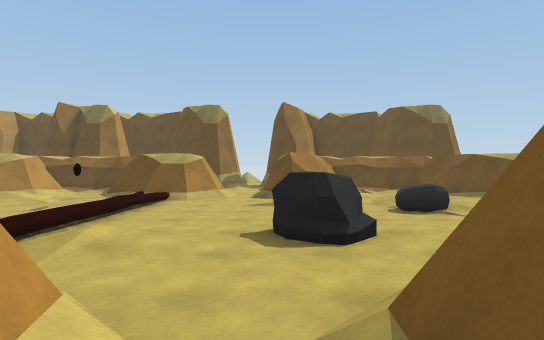
View 1 (above)

20 first-person views from a walk through a 3-D level made in the Unity game engine. The camera is 1.5 m above the floor, looks level and sees 80° across. The floor is counted in squares, 2 m on a side. Each view is taken from the middle of a square. On the plan, view 1 faces up. The plan holds only what a view shows up to about 11 squares ahead; the rest is blank. The place goes on beyond the plan. The player is left out. Some animated figures are left out.

View 2
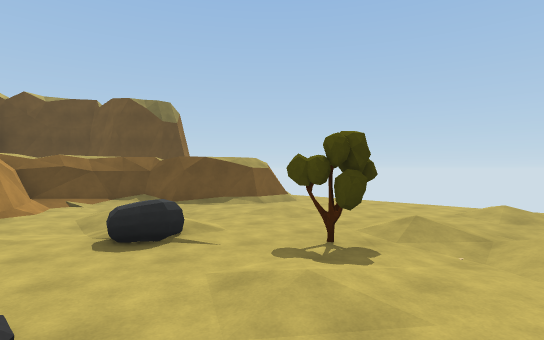

View 3
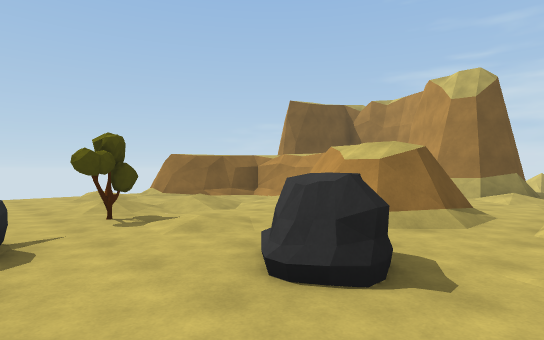

View 4
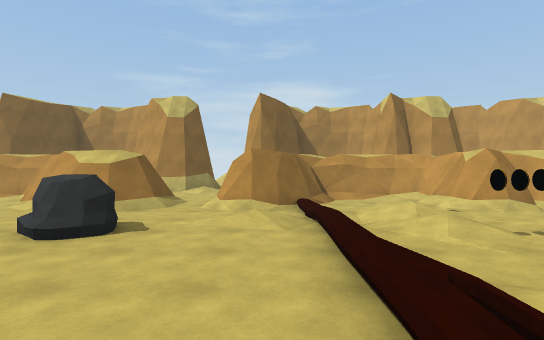

View 5
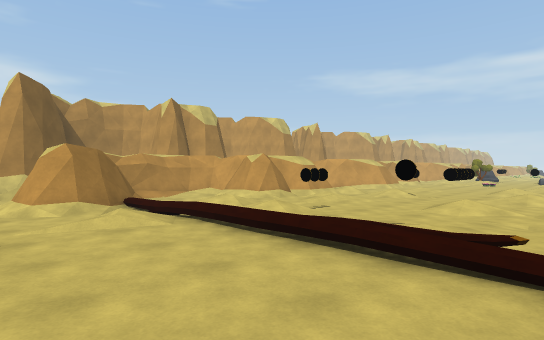

View 6
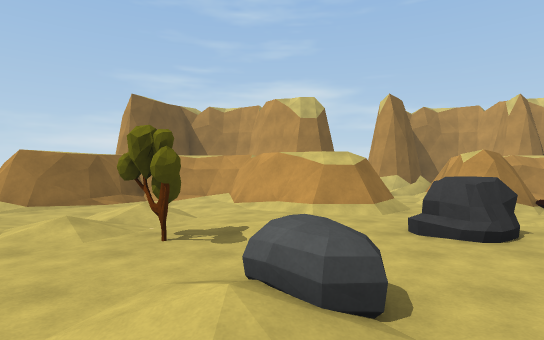

View 7
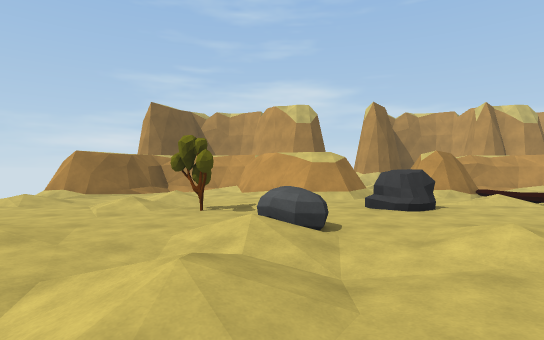

View 8
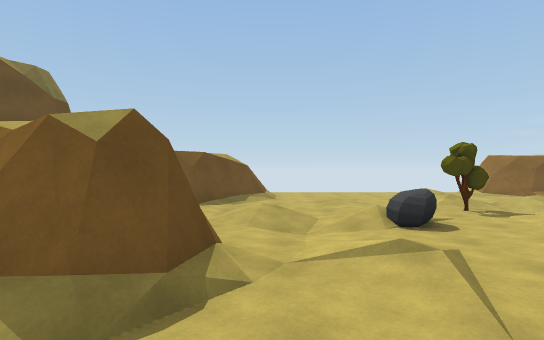

View 9
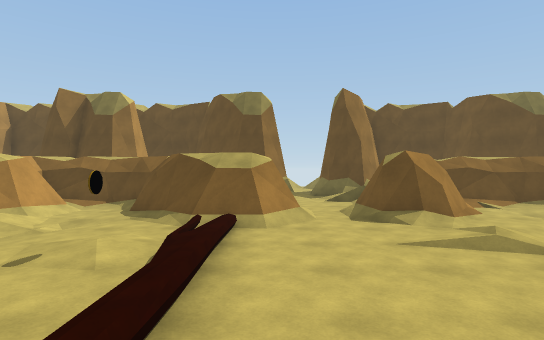

View 10
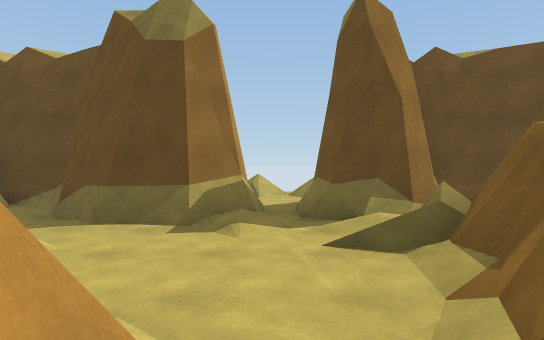

View 11
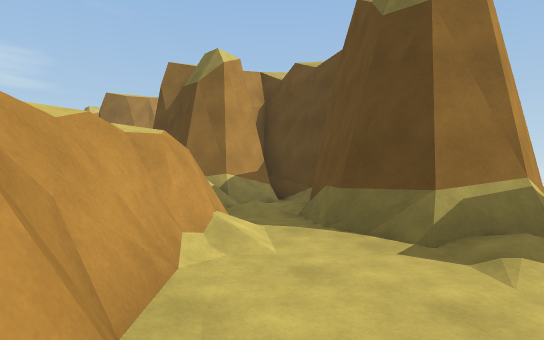

View 12
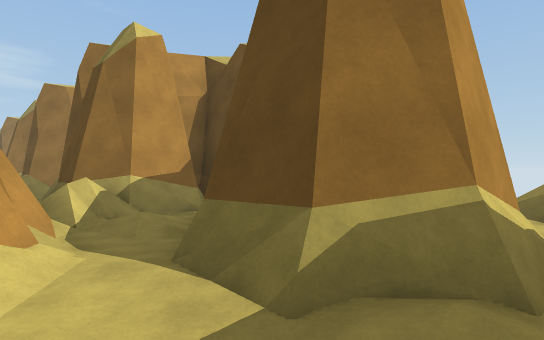

View 13
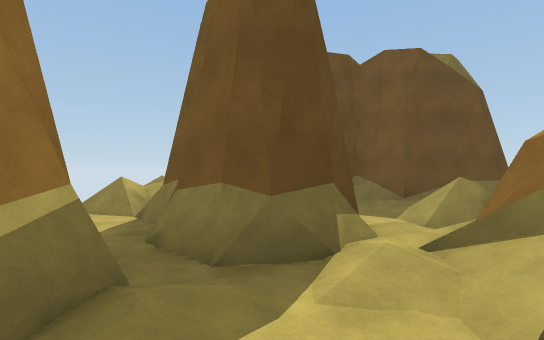

View 14
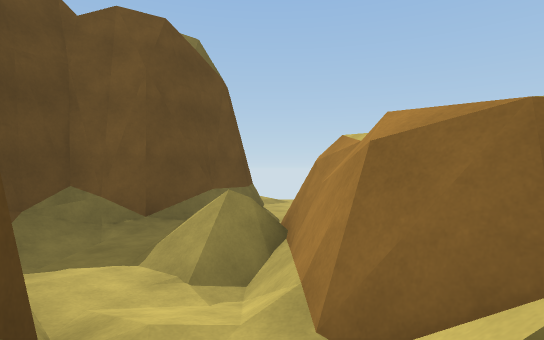

View 15
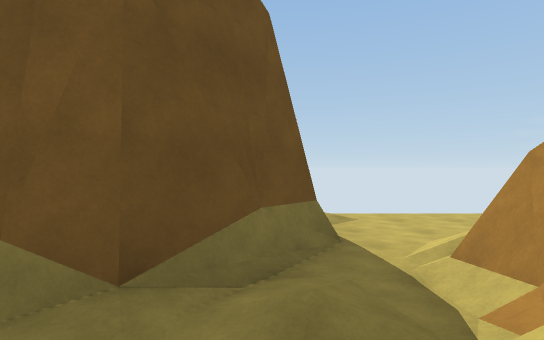

View 16
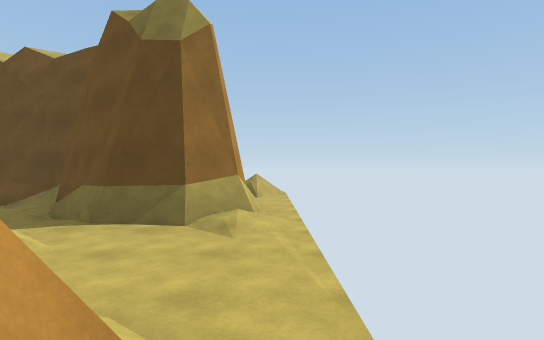

View 17
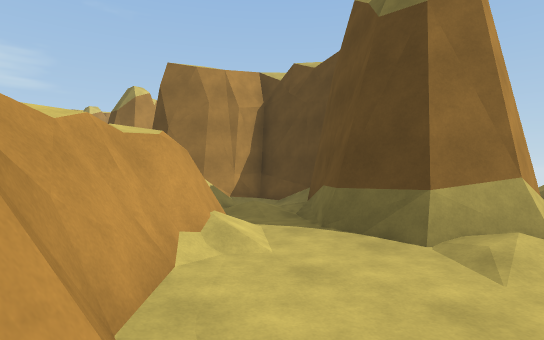

View 18
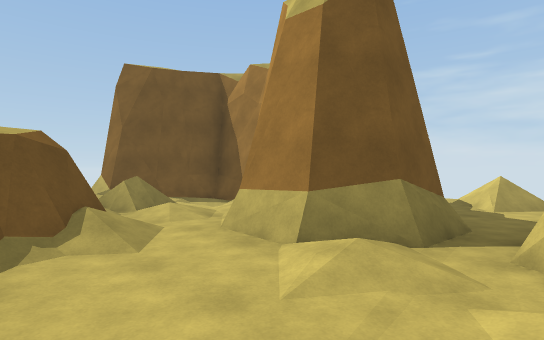

View 19
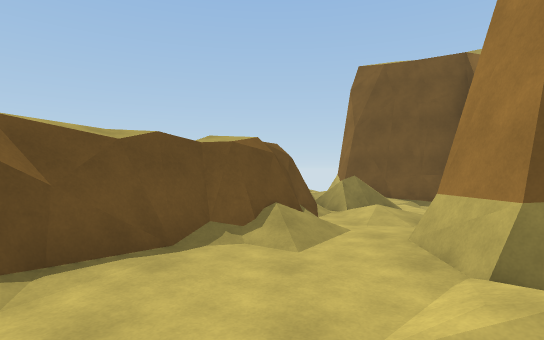

View 20
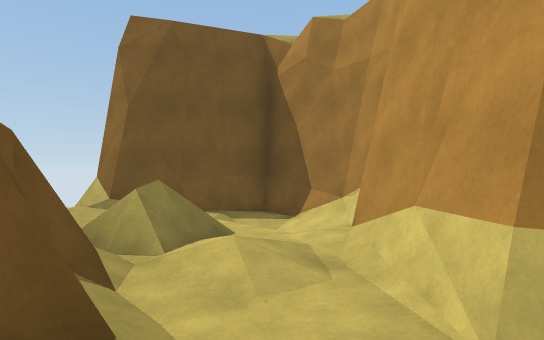

### Floor plan
Key: @ floor where view 1 was taken; # wall or solid block; . main floor; : floor 0.25 m higher than the main floor; - floor 0.25 m lower than the main floor; + floor 0.5 m higher than the main floor; / step, stairs or slope; = window, fence, low wall or low ledge; R rock; T tree.
Columns run from 12 left of view 1 to 9 right of it. Each row starts with its distance up from view 1.
 19           //        //
 18           ///       //
 17     ##    ../#       .
 16        #   .######   .
 15      #=####.### #####.
 14  =#  ##/###.##./=/###.
 13  #   #=.....////#.....
 12      ####...=######...
 11      #####...#######..
 10      #.####.###..####.
  9      #..###.##....###.
  8      /:..=/....//..//.
  7    :....:+...:..-.:...
  6 /....:...+.....R......
  5 ......................
  4 .../....//..RR..T./...
  3   ...:.-./:../...-..:
  2   ///..//#...//..//...
  1    ####../##.###.../##
  0      ##..###@####..##
 -1       #####...######
 -2           #/...#####
 -3           =/.....#==
 -4           ##/##/// ##
 -5            #####// ##
 -6                ##/##
 -7                 ###

Where each view was taken, in squares from view 1:
view 1: 0 up, 0 right, facing up
view 2: 2 up, 1 right, facing up-right
view 3: 6 up, 1 left, facing down-right
view 4: 8 up, 2 left, facing down
view 5: 8 up, 0 right, facing down-left
view 6: 8 up, 3 right, facing down
view 7: 10 up, 3 right, facing down
view 8: 8 up, 2 left, facing right
view 9: 3 up, 2 left, facing up
view 10: 9 up, 1 left, facing up
view 11: 10 up, 1 left, facing up-left
view 12: 12 up, 1 left, facing up-left
view 13: 12 up, 2 left, facing up-right
view 14: 13 up, 0 right, facing right
view 15: 14 up, 3 right, facing right
view 16: 9 up, 9 right, facing up
view 17: 10 up, 9 right, facing up-left
view 18: 1 down, 1 left, facing down-right
view 19: 2 down, 1 left, facing right
view 20: 2 down, 2 right, facing down-right
